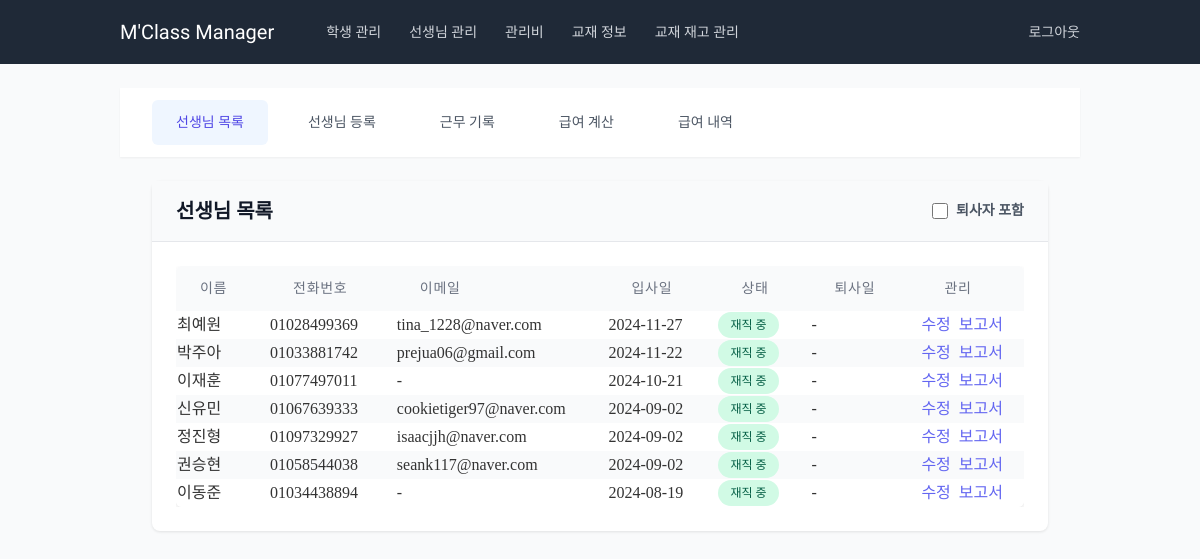
Before: /teachers/ (signed in) with the older database file.
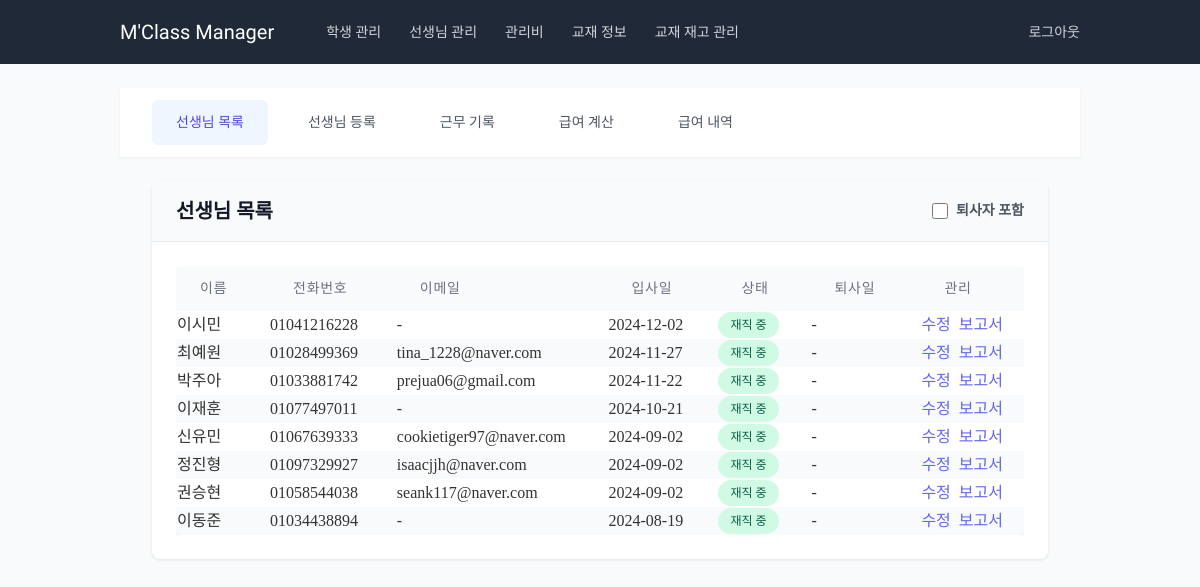
After: the same page with the newer database file.
### teachers/models.py (models this page shows, shortened)
class Teacher(models.Model):
    GENDER_CHOICES = [
        ('M', '남'),
        ('F', '여'),
    ]
    name = models.CharField(max_length=100, verbose_name='이름')
    phone_number = models.CharField(
        max_length=11,
        validators=[validate_phone_number],
        blank=True,
        null=True,
        verbose_name='전화번호'
    )
    email = models.EmailField(blank=True, null=True, verbose_name='이메일')
    gender = models.CharField(max_length=1, choices=GENDER_CHOICES, blank=True, null=True, verbose_name='성별')
    hire_date = models.DateField(blank=True, null=True, verbose_name='입사일')
    resignation_date = models.DateField(null=True, blank=True, verbose_name='퇴사일')
    bank = models.ForeignKey('common.Bank', on_delete=models.SET_NULL, blank=True, null=True, verbose_name='거래은행')
    account_number = models.CharField(max_length=20, blank=True, null=True, verbose_name='급여계좌')
    base_salary = models.IntegerField(blank=True, null=True, verbose_name='급여기준', default=15000)
    additional_salary = models.IntegerField(blank=True, null=True, verbose_name='추가급여', default=0)
    other_info = models.TextField(blank=True, null=True, verbose_name='기타')
    is_active = models.BooleanField(default=True, verbose_name="재직 중")
    extra_field1 = models.CharField(max_length=100, blank=True, null=True, verbose_name='예비1')
    extra_field2 = models.CharField(max_length=100, blank=True, null=True, verbose_name='예비2')
    extra_field3 = models.CharField(max_length=100, blank=True, null=True, verbose_name='예비3')
    extra_field4 = models.CharField(max_length=100, blank=True, null=True, verbose_name='예비4')
    class Meta:
        verbose_name = '교사'
        verbose_name_plural = '교사'

### teachers/views.py (the view)
# urls.py: path('', views.TeacherListView.as_view(), name='teacher_list'),
class TeacherListView(LoginRequiredMixin, ListView):
    model = Teacher
    template_name = 'teachers/teacher_list.html'
    context_object_name = 'teachers'
    def get_queryset(self):
        queryset = Teacher.objects.all()
        show_inactive = self.request.GET.get('show_inactive') == 'on'
        if not show_inactive:
            queryset = queryset.filter(is_active=True)
        active_teachers = queryset.filter(is_active=True).order_by('-hire_date')
        inactive_teachers = queryset.filter(is_active=False).order_by('-resignation_date') # 퇴사 날짜 기준으로 역순 정렬
        return active_teachers, inactive_teachers
    def get_context_data(self, **kwargs):
        context = super().get_context_data(**kwargs)
        context['show_inactive'] = self.request.GET.get('show_inactive') == 'on'
        context['active_teachers'], context['inactive_teachers'] = self.get_queryset()
        return context

### teachers/templates/teachers/teacher_list.html (shortened to what this page needs)
{% extends 'teachers/base_teachers.html' %}
{% block teacher_content %}
<div class="content-card">
    <div class="card-header">
        <div class="flex items-center justify-between">
            <h1 class="text-xl font-semibold text-gray-900">선생님 목록</h1>
            <div class="flex items-center space-x-4">
                <form method="get" class="flex items-center">
                    <label class="inline-flex items-center">
                        <input type="checkbox" name="show_inactive"
                               class="form-checkbox h-4 w-4 text-indigo-600"
                               onchange="this.form.submit()">
                        <span class="ml-2 text-sm text-gray-600">퇴사자 포함</span>
                    </label>
                </form>
            </div>
        </div>
    </div>
    <div class="card-body">
        <div class="overflow-x-auto">
            <table class="content-table">
                <thead>
                    <tr>
                        <th>이름</th>
                        <th>전화번호</th>
                        <th>이메일</th>
                        <th>입사일</th>
                        <th>상태</th>
                        <th>퇴사일</th>
                        <th>관리</th>
                    </tr>
                </thead>
                <tbody>
                    {% if active_teachers %}
                        {% for teacher in active_teachers %}
                        <tr>
                            <td>
                                {{ teacher.name }}
                            </td>
                            <td>{{ teacher.phone_number|default:"-" }}</td>
                            <td>{{ teacher.email|default:"-" }}</td>
                            <td>{{ teacher.hire_date|date:"Y-m-d" }}</td>
                            <td>
                                <span class="status-badge status-badge-success">
                                    재직 중
                                </span>
                            </td>
                            <td>-</td>
                            <td>
                                <div class="flex space-x-2">
                                    <a href="{% url 'teachers:teacher_update' teacher.pk %}"
                                       class="link-primary">수정</a>
                                    <a href="{% url 'teachers:teacher_pdf_report' teacher.pk %}"
                                       class="link-primary" target="_blank">보고서</a>
                                </div>
                            </td>
                        </tr>
                        {% endfor %}
                    {% endif %}
                </tbody>
            </table>
        </div>
    </div>
</div>
{% endblock %}

### teachers/templates/teachers/base_teachers.html (shortened to what this page needs)
{% extends 'base.html' %}
{% load static %}
{% block content %}
<div class="space-y-6">
    <div class="bg-white shadow-sm">
        <div class="container">
            <nav class="flex space-x-4 overflow-x-auto py-3" aria-label="Teachers">
                <a href="{% url 'teachers:teacher_list' %}"
                   class="nav-link {% if request.resolver_match.url_name == 'teacher_list' %}active{% endif %}">
                    선생님 목록
                </a>
                <a href="{% url 'teachers:teacher_create' %}"
                   class="nav-link {% if request.resolver_match.url_name == 'teacher_create' %}active{% endif %}">
                    선생님 등록
                </a>
                <a href="{% url 'teachers:attendance_create' %}"
                   class="nav-link {% if request.resolver_match.url_name == 'attendance_create' %}active{% endif %}">
                    근무 기록
                </a>
                <a href="{% url 'teachers:salary_calculation' %}"
                   class="nav-link {% if request.resolver_match.url_name == 'salary_calculation' %}active{% endif %}">
                    급여 계산
                </a>
                <a href="{% url 'teachers:salary_table' %}"
                   class="nav-link {% if request.resolver_match.url_name == 'salary_table' %}active{% endif %}">
                    급여 내역
                </a>
            </nav>
        </div>
    </div>
    <div class="container">
        {% block teacher_content %}{% endblock %}
    </div>
</div>
{% endblock %}

### templates/base.html (shortened to what this page needs)
<!DOCTYPE html>
<html lang="ko">
<head>
    <script src="https://cdn.tailwindcss.com"></script>
    {% load static %}
    <link rel="stylesheet" href="{% static 'css/custom.css' %}">
</head>
<body class="bg-gray-50">
    {% if user.is_authenticated %}
    <nav class="bg-gray-800 text-white">
        <div class="container">
            <div class="flex items-center justify-between h-16">
                <div class="flex items-center">
                    <a href="{% url 'index' %}" class="font-medium text-xl font-ubuntu">
                        M'Class Manager
                    </a>
                    <div class="hidden md:block ml-10">
                        <a href="{% url 'students:student_list' %}" class="text-gray-300 hover:text-white px-3 py-2 rounded-md text-sm font-medium font-ubuntu">학생 관리</a>
                        <a href="{% url 'teachers:teacher_list' %}" class="text-gray-300 hover:text-white px-3 py-2 rounded-md text-sm font-medium font-ubuntu">선생님 관리</a>
                        <a href="{% url 'maintenance:create' %}" class="text-gray-300 hover:text-white px-3 py-2 rounded-md text-sm font-medium font-ubuntu">관리비</a>
                        <a href="{% url 'books:book_list' %}" class="text-gray-300 hover:text-white px-3 py-2 rounded-md text-sm font-medium font-ubuntu">교재 정보</a>
                        <a href="{% url 'bookstore:stock_list' %}" class="text-gray-300 hover:text-white px-3 py-2 rounded-md text-sm font-medium font-ubuntu">교재 재고 관리</a>
                    </div>
                </div>
                <div>
                    <form method="post" action="{% url 'logout' %}" class="inline">
                        <button type="submit" class="text-gray-300 hover:text-white text-sm font-medium font-ubuntu">
                            로그아웃
                        </button>
                    </form>
                </div>
            </div>
        </div>
    </nav>
    {% endif %}
    <main class="py-6">
        <div class="container">
            {% block content %}{% endblock %}
        </div>
    </main>
</body>
</html>

### static/css/custom.css (style rules this page uses)
body { font-family: 'Ubuntu', sans-serif; line-height: 1.6; color: #333; background-color: #f9fafb; padding: 0; margin: 0; }
.nav-link { display: inline-flex; align-items: center; padding: 0.75rem 1.5rem; color: #4b5563; border-radius: 0.375rem; font-size: 0.875rem; font-weight: 500; transition: all 0.2s ease-in-out; white-space: nowrap; text-decoration: none; }
.nav-link.active { color: #4f46e5; background-color: #eff6ff; }
.content-table { width: 100%; border-collapse: separate; border-spacing: 0; border-radius: 0.375rem; box-shadow: 0 2px 5px rgba(0, 0, 0, 0.1); overflow: hidden; }
.content-table thead th { padding: 0.75rem 1.5rem; font-size: 0.875rem; font-weight: 500; text-transform: uppercase; color: #6b7280; letter-spacing: 0.05em; text-align: left; background-color: #f9fafb; }
.content-table tbody tr { background-color: white; }
.content-table tbody tr:nth-child(even) { background-color: #f9fafb; }
.content-card { background-color: white; border-radius: 0.5rem; box-shadow: 0 1px 3px rgba(0, 0, 0, 0.1); margin-bottom: 1rem; }
.card-header { padding: 1rem 1.5rem; border-bottom: 1px solid #e5e7eb; background-color: #f9fafb; font-weight: 600; color: #374151; }
.card-body { padding: 1.5rem; }
.container { width: 100%; max-width: 80rem; margin: 0 auto; padding: 0 1rem; }
@media (min-width: 640px) { .container { padding: 0 1.5rem; } }
@media (min-width: 1024px) { .container { padding: 0 2rem; } }
.overflow-x-auto { overflow-x: auto; -webkit-overflow-scrolling: touch; scrollbar-width: none; }
.status-badge { padding: 0.25rem 0.75rem; border-radius: 9999px; font-size: 0.75rem; font-weight: 500; display: inline-flex; }
.status-badge-success { background-color: #d1fae5; color: #065f46; }
.link-primary { color: #6366f1; text-decoration: none; transition: color 0.2s ease-in-out; }

### templates/base.html (style rules this page uses)
body { font-family: 'Noto Sans KR', 'nanum-gothic'; }
.font-ubuntu { font-family: 'Ubuntu', sans-serif; }

Changed rows visible on the page:
added Teacher: name "이시민", phone_number "01041216228", email "-", hire_date "2024-12-02"
